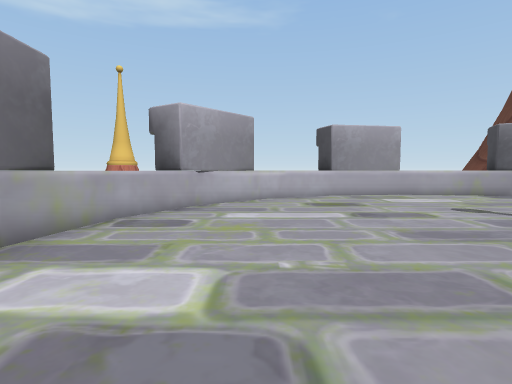
[1] (above)

14 first-person views from a walk through a 3-D level made in the Unity game engine. The camera is 1.5 m above the floor, tilts 4° down and sees 80° across. The floor is counted in squares, 2 m on a side. Each view is taken from the middle of a square. On the plan, view 1 faces up. The plan holds only what a view shows up to about 10 squares ahead; the rest is blank. The place goes on beyond the plan. The player character is not drawn. Some animated figures are left out.

[2]
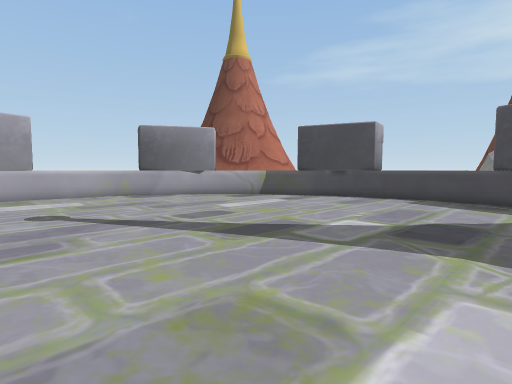

[3]
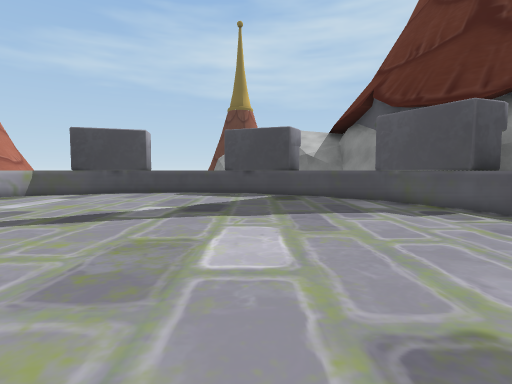

[4]
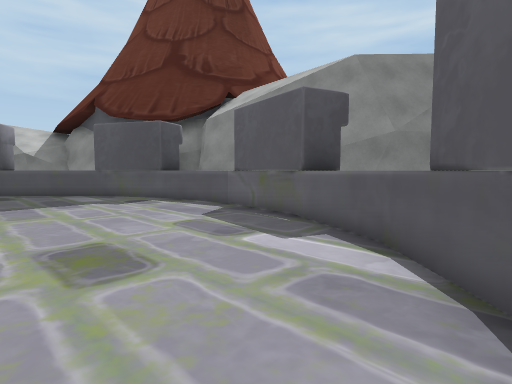

[5]
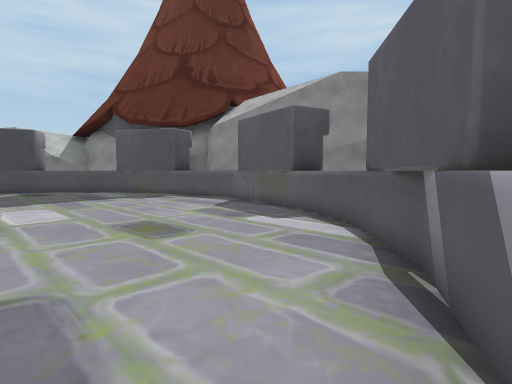

[6]
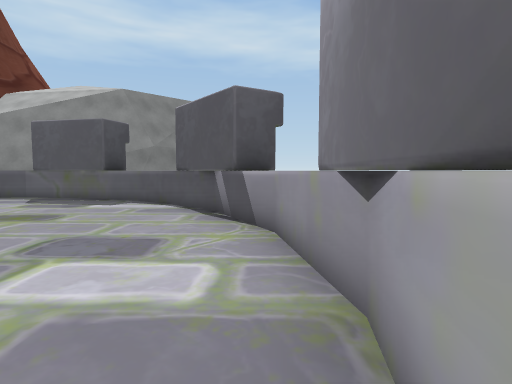

[7]
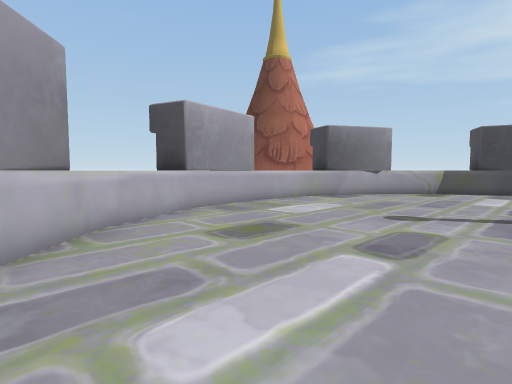

[8]
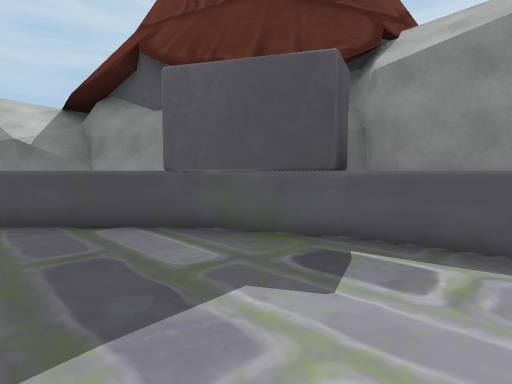

[9]
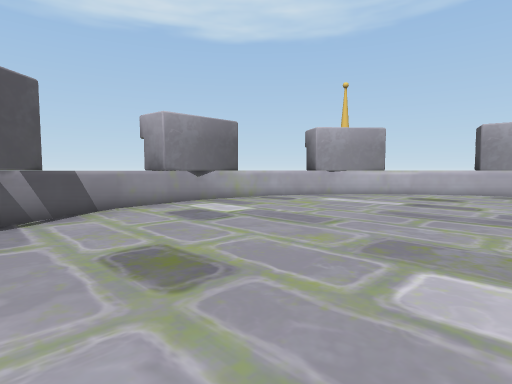

[10]
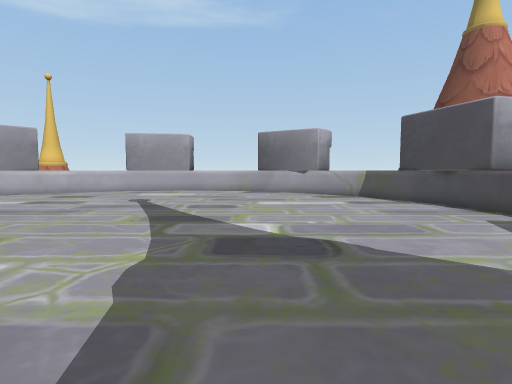

[11]
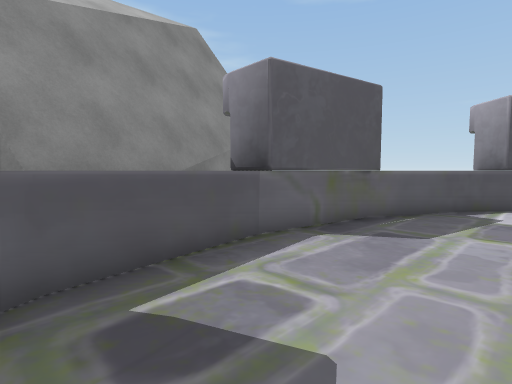

[12]
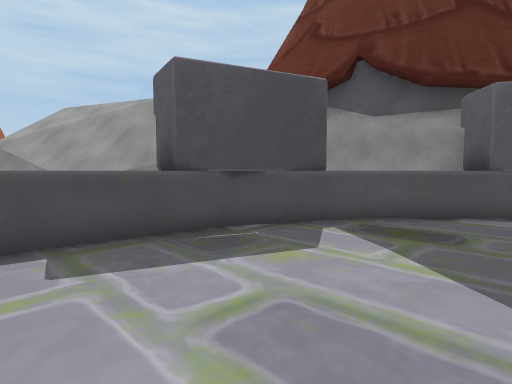

[13]
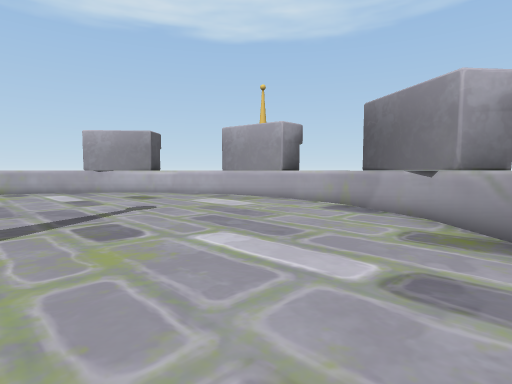

[14]
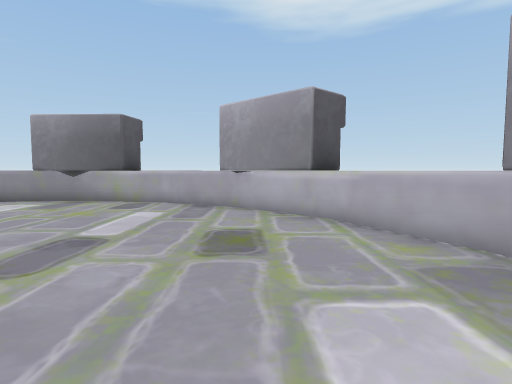

### Floor plan
Key: @ floor where view 1 was taken; # wall or solid block; . floor; = window, fence, low wall or low ledge; ^ raised ledge.
Columns run from 3 left of view 1 to 12 right of it. Each row starts with its distance up from view 1.
 10      #==^^^
  9     ^^....==#
  8  ##=........=
  7  #=..........^
  6  ^............=
  5  ^............=#
  4 =.............=#
  3 =..............^
  2 =..............^
  1 ^.............=#
  0  ^.@..........=#
 -1  =............=
 -2  #=..........^ #
 -3  ##^........^ ##
 -4     ^^....=####
 -5      #==^###
 -6      ######

Positions as (right, up) in squares from view 1, and headings:
1: (0, 0), facing up
2: (3, 0), facing up-right
3: (1, 0), facing right
4: (-1, 0), facing down-right
5: (-2, 1), facing down-right
6: (-2, 4), facing down
7: (-1, 4), facing up-right
8: (5, -1), facing down-right
9: (4, -2), facing up-left
10: (7, -2), facing up
11: (7, -2), facing down-left
12: (8, 3), facing down-right
13: (10, 3), facing up-left
14: (5, 7), facing left
